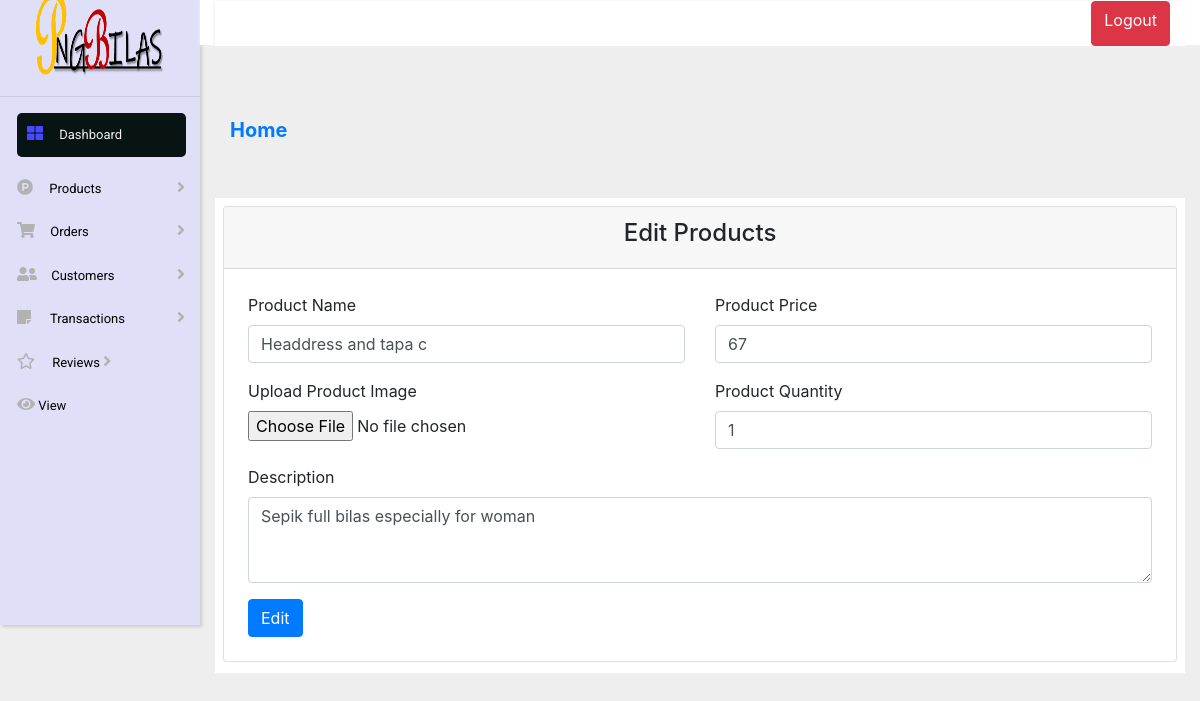
/admin/Index/edit_product.php?id=20, run on the app's committed database.
### tables this page shows
CREATE TABLE `add_product` (
  `ID` int(5) NOT NULL,
  `pname` varchar(20) NOT NULL,
  `pprice` int(10) NOT NULL,
  `pimg` varchar(100) NOT NULL,
  `pquantity` int(20) NOT NULL,
  `pdesc` varchar(200) NOT NULL
);

### admin/Index/edit_Product.php (the view, shortened to what this page needs)
<?php
include 'include/header.php';
include 'include/sidebar.php';
include 'include/top-header.php';
?>
<?php
include 'Sql/config.php';
$id = $_REQUEST['id'] ?? NULL;
$sql = " SELECT * FROM add_product WHERE ID = '$id'";
$table = mysqli_query($conn, $sql);
$row = mysqli_fetch_array($table);
?>
				<div class="container-fluid body-area mt-5">
					<div class="row mt-3">
						<div class="col-md-12 col-sm-12">
							<h5 class="pt-4"><a href="/E-Commerce/admin/Index/index.php"
									style="text-decoration: none; font-weight: bold;">Home</a></h5>
						</div>
					</div>
					<div class="row">
						<div class="col-md-12 col-sm-12 lower-area mt-5 p-2">
							<div class="card">
								<div class="card-header">
									<h4 class="text-center">Edit Products</h4>
								</div>
								<div class="card-body">
									<form action="/E-Commerce/admin/Index/Sql/p_edit.php"  method="post" enctype="multipart/form-data">
										<div class="row p-1">
											<div class="col-md-6 col-sm-12">
												<label for="">Product Name</label>
												<input type="text-area" name="pname" placeholder="Enter Product Name"
													class="form-control" value="<?php echo $row['pname'];?>" required>
											</div>
											<div class="col-md-6 col-sm-12">
												<label for="">Product Price</label>
												<input type="text-area" name="pprice" placeholder="Enter Product Price"
													class="form-control"value="<?php echo $row['pprice'];?>" required>
											</div>
											<div class="col-md-6 col-sm-12 mt-3">
												<label for="">Upload Product Image</label>
												<input type="file" name="pimg" class="form-control-file" value="<?php echo $row['pimg'];?>" required>
											</div>
											<div class="col-md-6 col-sm-12 mt-3">
												<label for="">Product Quantity</label>
												<input type="number" name="pquantity"
													placeholder="Enter Product Quantity" class="form-control" value="<?php echo $row['pquantity'];?>" required>
											</div>
											<div class="col-md-12 col-sm-12 mt-3">
												<label for="">Description</label>
												<textarea rows="3" placeholder="Enter Description" name="pdesc"
													class="form-control" required><?php echo $row['pdesc'];?></textarea>
											</div>
											<div class="col-md-12 col-sm-12 mt-3">
												<button type="submit" name="edit" value="edit" class="btn btn-primary">Edit</button>
											</div>
										</div>
									</form>
								</div>
							</div>
						</div>
					</div>
				</div>
			</div>
		<?php
include 'include/footer.php';
?>

### admin/Index/css/style2.css (style rules this page uses)
body { margin: 0px; padding: 0px; background-color: #eee; }
.lower-area { height: 475px; background-color: #fff; }

### data on the page
add_product: pname "Headdress and tapa c", pquantity "1", pdesc "Sepik full bilas especially for woman"
